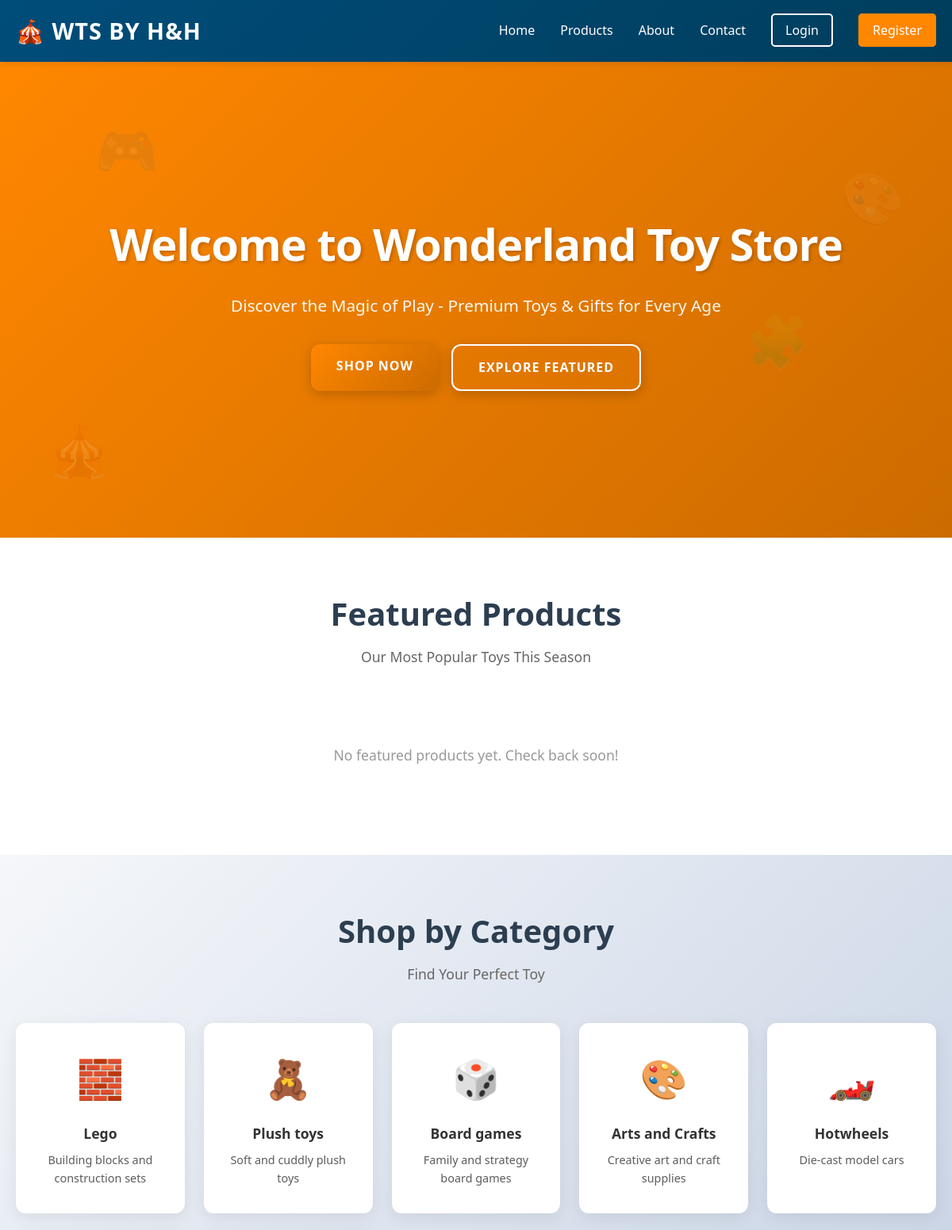
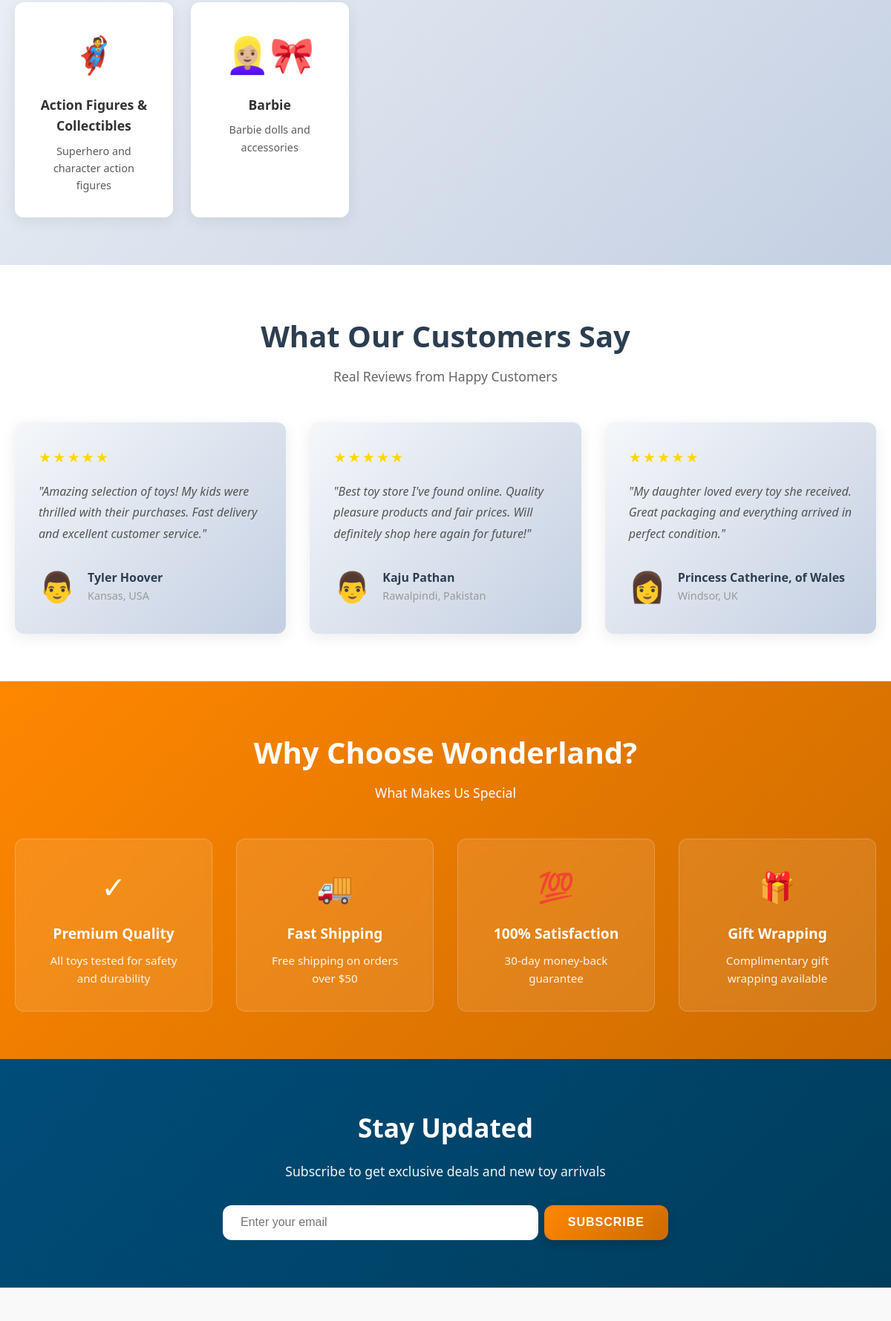
The page / (upper part) on the database its author committed (2 pictures, top to bottom).
### app/models.py (models this page shows, shortened)
class Category(db.Model):
    __tablename__ = 'categories'
    id = db.Column(db.Integer, primary_key=True)
    name = db.Column(db.String(120), unique=True, nullable=False)
    description = db.Column(db.Text)
    created_at = db.Column(db.DateTime, default=datetime.utcnow)
    products = db.relationship('Product', backref='category', lazy=True)

### app/routes.py (the view)
@main_bp.route('/')
def index():
    categories = Category.query.all()
    featured_products = Product.query.filter_by(is_featured=True).all()
    return render_template('index.html', title='Wonderland Toy Store', categories=categories, featured_products=featured_products)

### app/templates/index.html
{% extends "base.html" %}
{% block content %}
<section class="hero" id="hero">
    <div class="hero-content">
        <h1 class="hero-title">Welcome to Wonderland Toy Store</h1>
        <p class="hero-subtitle">Discover the Magic of Play - Premium Toys & Gifts for Every Age</p>
        <div class="hero-buttons">
            <a href="{{ url_for('main.products') }}" class="btn btn-primary">Shop Now</a>
            <a href="#featured" class="btn btn-secondary">Explore Featured</a>
        </div>
    </div>
    <div class="hero-background">
        <div class="floating-toy toy-1">🎮</div>
        <div class="floating-toy toy-2">🧩</div>
        <div class="floating-toy toy-3">🎪</div>
        <div class="floating-toy toy-4">🎨</div>
    </div>
</section>
<section class="featured-section" id="featured">
    <div class="container">
        <div class="section-header">
            <h2>Featured Products</h2>
            <p>Our Most Popular Toys This Season</p>
        </div>
        <div class="featured-grid" id="featured-products">
            {% if featured_products %}
                {% for product in featured_products %}
                <div class="featured-card">
                    <div class="featured-image">
                        {% if product.image_filename %}
                            <img src="{{ url_for('static', filename='images/products/' + product.image_filename) }}" alt="{{ product.name }}" />
                        {% else %}
                            <div class="image-placeholder">📦</div>
                        {% endif %}
                        <div class="featured-badge">⭐ Featured</div>
                    </div>
                    <div class="featured-content">
                        <h3>{{ product.name }}</h3>
                        {% if product.category %}
                            <p class="category-tag">{{ product.category.name }}</p>
                        {% endif %}
                        <p class="description">{{ product.description[:80] }}{% if product.description|length > 80 %}...{% endif %}</p>
                        <div class="featured-footer">
                            <div class="price">
                                <span class="currency">$</span>
                                <span class="amount">{{ "%.2f"|format(product.price) }}</span>
                            </div>
                            <a href="{{ url_for('main.all_products') }}" class="btn-view">Shop Now</a>
                        </div>
                    </div>
                </div>
                {% endfor %}
            {% else %}
                <div class="empty-featured">
                    <p>No featured products yet. Check back soon!</p>
                </div>
            {% endif %}
        </div>
    </div>
</section>
<section class="categories-section">
    <div class="container">
        <div class="section-header">
            <h2>Shop by Category</h2>
            <p>Find Your Perfect Toy</p>
        </div>
        <div class="categories-grid" id="categories">
            {% for category in categories %}
            <a href="{{ url_for('main.category_products', category_id=category.id) }}" class="category-card" data-category-id="{{ category.id }}">
                <div class="category-icon">
                    {% if 'Lego' in category.name %}
                        🧱
                    {% elif 'Toy Cars' in category.name %}
                        🚗
                    {% elif 'Plush' in category.name %}
                        🧸
                    {% elif 'Board' in category.name %}
                        🎲
                    {% elif 'Arts' in category.name or 'Crafts' in category.name %}
                        🎨
                    {% elif 'Hotwheels' in category.name %}
                        🏎️
                    {% elif 'Action' in category.name %}
                        🦸
                    {% elif 'Puzzle' in category.name or 'Puzzles' in category.name %}
                        🧩
                    {% elif 'Barbie' in category.name %}
                        👱🏼‍♀️🎀
                    {% elif 'Sports' in category.name or 'Outdoor' in category.name %}
                        🏀
                    {% else %}
                        🎁
                    {% endif %}
                </div>
                <h3>{{ category.name }}</h3>
                <p>{{ category.description }}</p>
            </a>
            {% endfor %}
        </div>
    </div>
</section>
<section class="testimonials-section">
    <div class="container">
        <div class="section-header">
            <h2>What Our Customers Say</h2>
            <p>Real Reviews from Happy Customers</p>
        </div>
        <div class="testimonials-carousel" id="testimonials">
            <div class="testimonial-card">
                <div class="stars">★★★★★</div>
                <p class="testimonial-text">"Amazing selection of toys! My kids were thrilled with their purchases. Fast delivery and excellent customer service."</p>
                <div class="testimonial-author">
                    <div class="author-avatar">👨</div>
                    <div class="author-info">
                        <p class="author-name">Tyler Hoover</p>
                        <p class="author-location">Kansas, USA</p>
                    </div>
                </div>
            </div>
            <div class="testimonial-card">
                <div class="stars">★★★★★</div>
                <p class="testimonial-text">"Best toy store I've found online. Quality pleasure products and fair prices. Will definitely shop here again for future!"</p>
                <div class="testimonial-author">
                    <div class="author-avatar">👨</div>
                    <div class="author-info">
                        <p class="author-name">Kaju Pathan</p>
                        <p class="author-location">Rawalpindi, Pakistan</p>
                    </div>
                </div>
            </div>
            <div class="testimonial-card">
                <div class="stars">★★★★★</div>
                <p class="testimonial-text">"My daughter loved every toy she received. Great packaging and everything arrived in perfect condition."</p>
                <div class="testimonial-author">
                    <div class="author-avatar">👩</div>
                    <div class="author-info">
                        <p class="author-name">Princess Catherine, of Wales</p>
                        <p class="author-location">Windsor, UK</p>
                    </div>
                </div>
            </div>
        </div>
    </div>
</section>
<section class="why-choose-us">
    <div class="container">
        <div class="section-header">
            <h2>Why Choose Wonderland?</h2>
            <p>What Makes Us Special</p>
        </div>
        <div class="benefits-grid">
            <div class="benefit-card">
                <div class="benefit-icon">✓</div>
                <h3>Premium Quality</h3>
                <p>All toys tested for safety and durability</p>
            </div>
            <div class="benefit-card">
                <div class="benefit-icon">🚚</div>
                <h3>Fast Shipping</h3>
                <p>Free shipping on orders over $50</p>
            </div>
            <div class="benefit-card">
                <div class="benefit-icon">💯</div>
                <h3>100% Satisfaction</h3>
                <p>30-day money-back guarantee</p>
            </div>
            <div class="benefit-card">
                <div class="benefit-icon">🎁</div>
                <h3>Gift Wrapping</h3>
                <p>Complimentary gift wrapping available</p>
            </div>
        </div>
    </div>
</section>
<section class="newsletter-section">
    <div class="container">
        <div class="newsletter-content">
            <h2>Stay Updated</h2>
            <p>Subscribe to get exclusive deals and new toy arrivals</p>
            <form class="newsletter-form" id="newsletter-form">
                <input type="email" placeholder="Enter your email" required>
                <button type="submit" class="btn btn-primary">Subscribe</button>
            </form>
        </div>
    </div>
</section>
{% endblock %}

### rows shown on the page
Category: name "Lego", description "Building blocks and construction sets"
Category: name "Plush toys", description "Soft and cuddly plush toys"
Category: name "Board games", description "Family and strategy board games"
Category: name "Arts and Crafts", description "Creative art and craft supplies"
Category: name "Hotwheels", description "Die-cast model cars"
Category: name "Action Figures & Collectibles", description "Superhero and character action figures"
Category: name "Barbie", description "Barbie dolls and accessories"
